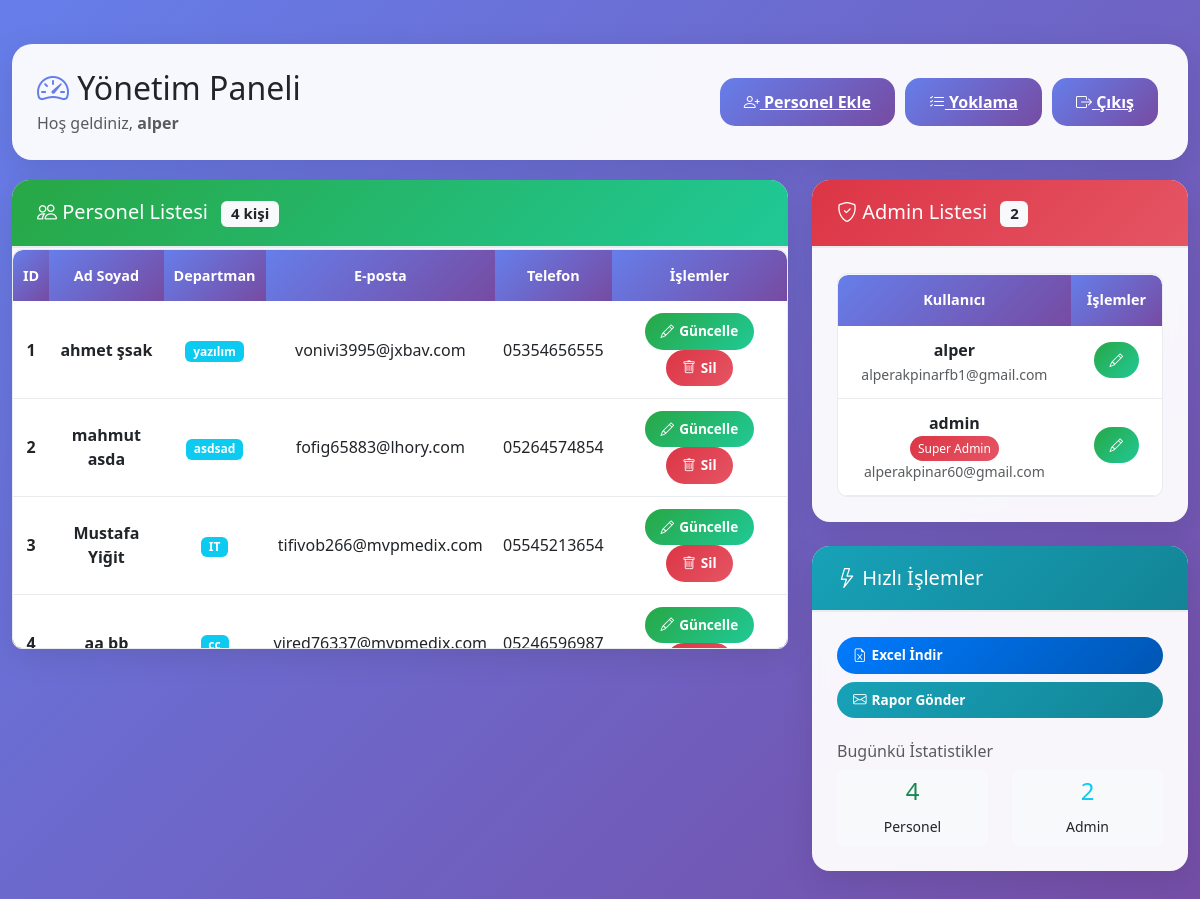
Screenshot of /dashboard (signed in) with the database file from the repository.
### tables this page shows
CREATE TABLE admin (
        id INTEGER PRIMARY KEY AUTOINCREMENT,
        username TEXT UNIQUE,
        password TEXT,
        email TEXT
    );

CREATE TABLE personel (
    id INTEGER PRIMARY KEY AUTOINCREMENT,
    ad TEXT NOT NULL,
    soyad TEXT NOT NULL,
    departman TEXT,
    email TEXT UNIQUE,
    telefon TEXT
, son_giris_tarihi TEXT, son_giris_saati TEXT);

### app.py (the view)
@app.route('/dashboard')
def dashboard():
    if not session.get('logged_in'):
        return redirect(url_for('login'))
    conn = get_db_connection()
    personeller = conn.execute('SELECT * FROM personel').fetchall()
    adminler = conn.execute('SELECT * FROM admin').fetchall()
    conn.close()
    return render_template('dashboard.html', personeller=personeller, adminler=adminler)

### app.py (called while the page is built)
def get_db_connection():
    conn = sqlite3.connect('personel.db')
    conn.row_factory = sqlite3.Row  # dict gibi erişim için
    return conn

### templates/dashboard.html (shortened to what this page needs)
<!DOCTYPE html>
<html lang="tr">
<head>
    <link href="https://cdn.jsdelivr.net/npm/bootstrap@5.3.0/dist/css/bootstrap.min.css" rel="stylesheet">
    <link rel="stylesheet" href="https://cdn.jsdelivr.net/npm/bootstrap-icons@1.11.3/font/bootstrap-icons.min.css">
</head>
<body>
    <div class="container-fluid py-4">
        <div class="dashboard-header">
            <div class="d-flex justify-content-between align-items-center flex-wrap">
                <div>
                    <h2 class="mb-1">
                        <i class="bi bi-speedometer2" style="color: #667eea;"></i>
                        Yönetim Paneli
                    </h2>
                    <p class="text-muted mb-0">
                        Hoş geldiniz, <strong>{{ session.get('username') }}</strong>
                    </p>
                </div>
                <div class="d-flex flex-wrap">
                    <a href="{{ url_for('add_personel') }}" class="header-btn">
                        <i class="bi bi-person-plus"></i> Personel Ekle
                    </a>
                    <a href="{{ url_for('yoklama') }}" class="header-btn">
                        <i class="bi bi-list-check"></i> Yoklama
                    </a>
                    <a href="{{ url_for('logout') }}" class="header-btn">
                        <i class="bi bi-box-arrow-right"></i> Çıkış
                    </a>
                </div>
            </div>
        </div>
        <div class="row">
            <div class="col-lg-8 mb-4">
                <div class="card dashboard-card">
                    <div class="card-header" style="background: linear-gradient(135deg, #28a745, #20c997); color: white;">
                        <h5 class="mb-0">
                            <i class="bi bi-people"></i> Personel Listesi
                            <span class="badge bg-light text-dark ms-2">{{ personeller|length }} kişi</span>
                        </h5>
                    </div>
                    <div class="card-body p-0">
                        <div class="table-container">
                            <table class="table table-hover mb-0">
                                <thead>
                                    <tr>
                                        <th>ID</th>
                                        <th>Ad Soyad</th>
                                        <th>Departman</th>
                                        <th>E-posta</th>
                                        <th>Telefon</th>
                                        <th>İşlemler</th>
                                    </tr>
                                </thead>
                                <tbody>
                                    {% for personel in personeller %}
                                    <tr>
                                        <td><strong>{{ personel['id'] }}</strong></td>
                                        <td>
                                            <strong>{{ personel['ad'] }} {{ personel['soyad'] }}</strong>
                                        </td>
                                        <td>
                                            <span class="badge bg-info">{{ personel['departman'] }}</span>
                                        </td>
                                        <td>{{ personel['email'] }}</td>
                                        <td>{{ personel['telefon'] }}</td>
                                        <td>
                                            <a href="{{ url_for('update_personel', id=personel['id']) }}"
                                               class="btn btn-modern btn-update btn-sm">
                                                <i class="bi bi-pencil"></i> Güncelle
                                            </a>
                                            <a href="{{ url_for('delete_personel', id=personel['id']) }}"
                                               class="btn btn-modern btn-delete btn-sm"
                                               onclick="return confirm('{{ personel['ad'] }} {{ personel['soyad'] }} adlı personeli silmek istediğinizden emin misiniz?')">
                                                <i class="bi bi-trash"></i> Sil
                                            </a>
                                        </td>
                                    </tr>
                                    {% endfor %}
                                </tbody>
                            </table>
                        </div>
                    </div>
                </div>
            </div>
            <div class="col-lg-4">
                <div class="card dashboard-card mb-4">
                    <div class="card-header" style="background: linear-gradient(135deg, #dc3545, #e55564); color: white;">
                        <h5 class="mb-0">
                            <i class="bi bi-shield-check"></i> Admin Listesi
                            <span class="badge bg-light text-dark ms-2">{{ adminler|length }}</span>
                        </h5>
                    </div>
                    <div class="card-body">
                        <div class="table-container" style="max-height: 250px;">
                            <table class="table table-sm mb-0">
                                <thead>
                                    <tr>
                                        <th>Kullanıcı</th>
                                        <th>İşlemler</th>
                                    </tr>
                                </thead>
                                <tbody>
                                    {% for admin in adminler %}
                                    <tr>
                                        <td>
                                            <div>
                                                <strong>{{ admin['username'] }}</strong>
                                                {% if admin['username'] == 'admin' %}
                                                    <br><span class="badge-super">Super Admin</span>
                                                {% endif %}
                                                <br><small class="text-muted">{{ admin['email'] }}</small>
                                            </div>
                                        </td>
                                        <td>
                                            <a href="{{ url_for('update_admin', id=admin['id']) }}"
                                               class="btn btn-modern btn-update btn-sm mb-1">
                                                <i class="bi bi-pencil"></i>
                                            </a>
                                        </td>
                                    </tr>
                                    {% endfor %}
                                </tbody>
                            </table>
                        </div>
                    </div>
                </div>
                <div class="card dashboard-card">
                    <div class="card-header" style="background: linear-gradient(135deg, #17a2b8, #138496); color: white;">
                        <h5 class="mb-0">
                            <i class="bi bi-lightning"></i> Hızlı İşlemler
                        </h5>
                    </div>
                    <div class="card-body">
                        <div class="d-grid gap-2">
                            <a href="{{ url_for('yoklama_excel') }}" class="btn btn-modern btn-primary-modern">
                                <i class="bi bi-file-earmark-excel"></i> Excel İndir
                            </a>
                            <a href="{{ url_for('gunluk_rapor_gonder') }}" class="btn btn-modern btn-info-modern">
                                <i class="bi bi-envelope"></i> Rapor Gönder
                            </a>
                        </div>
                        <div class="mt-4">
                            <h6 class="text-muted">Bugünkü İstatistikler</h6>
                            <div class="row text-center">
                                <div class="col-6">
                                    <div class="p-2 bg-light rounded">
                                        <h4 class="text-success">{{ personeller|length }}</h4>
                                        <small>Personel</small>
                                    </div>
                                </div>
                                <div class="col-6">
                                    <div class="p-2 bg-light rounded">
                                        <h4 class="text-info">{{ adminler|length }}</h4>
                                        <small>Admin</small>
                                    </div>
                                </div>
                            </div>
                        </div>
                    </div>
                </div>
            </div>
        </div>
    </div>
</body>
</html>

### templates/dashboard.html (style rules this page uses)
body { background: linear-gradient(135deg, #667eea 0%, #764ba2 100%); min-height: 100vh; font-family: 'Segoe UI', Tahoma, Geneva, Verdana, sans-serif; }
.dashboard-header { background: rgba(255, 255, 255, 0.95); backdrop-filter: blur(10px); border-radius: 20px; margin: 20px 0; padding: 25px; box-shadow: 0 8px 32px rgba(0, 0, 0, 0.1); }
.dashboard-card { background: rgba(255, 255, 255, 0.95); border-radius: 18px; border: none; box-shadow: 0 8px 32px rgba(0, 0, 0, 0.1); backdrop-filter: blur(10px); transition: transform 0.3s ease, box-shadow 0.3s ease; }
.card-header { border-bottom: 2px solid #e9ecef; border-radius: 18px 18px 0 0 !important; padding: 20px 25px; font-weight: 600; }
.card-body { padding: 25px; }
.table-container { max-height: 400px; overflow-y: auto; border-radius: 10px; border: 1px solid #e9ecef; }
.table { margin-bottom: 0; border-radius: 10px; overflow: hidden; }
.table thead th { background: linear-gradient(135deg, #667eea, #764ba2); color: white; border: none; font-weight: 600; text-align: center; padding: 15px 10px; font-size: 0.9rem; }
.table td { vertical-align: middle; padding: 12px 8px; border-color: #e9ecef; text-align: center; }
.btn-modern { border-radius: 25px; padding: 8px 16px; font-weight: 600; border: none; transition: all 0.3s ease; text-decoration: none; display: inline-flex; align-items: center; gap: 5px; font-size: 0.85rem; }
.btn-update { background: linear-gradient(135deg, #28a745, #20c997); color: white; }
.btn-delete { background: linear-gradient(135deg, #dc3545, #e55564); color: white; }
.btn-primary-modern { background: linear-gradient(135deg, #007bff, #0056b3); color: white; }
.btn-info-modern { background: linear-gradient(135deg, #17a2b8, #138496); color: white; }
.header-btn { background: linear-gradient(135deg, #667eea, #764ba2); color: white; border: none; border-radius: 15px; padding: 12px 24px; font-weight: 600; margin: 0 5px; transition: all 0.3s ease; }
.badge-super { background: linear-gradient(135deg, #dc3545, #e55564); color: white; padding: 4px 8px; border-radius: 15px; font-size: 0.75rem; }

### rows the page displays
admin: get "alper", username "alper", email "alperakpinarfb1@gmail.com"
personel: id "1", ad "ahmet", soyad "şsak", departman "yazılım", email "vonivi3995@jxbav.com", telefon "05354656555"
personel: id "2", ad "mahmut", soyad "asda", departman "asdsad", email "fofig65883@lhory.com", telefon "05264574854"
personel: id "3", ad "Mustafa", soyad "Yiğit", departman "IT", email "tifivob266@mvpmedix.com", telefon "05545213654"
personel: id "4", ad "aa", soyad "bb", departman "cc", email "vired76337@mvpmedix.com", telefon "05246596987"
admin: username "admin", shows "Super Admin", email "alperakpinar60@gmail.com"

### other values shown
{{ personeller|length }} "4"
{{ adminler|length }} "2"
